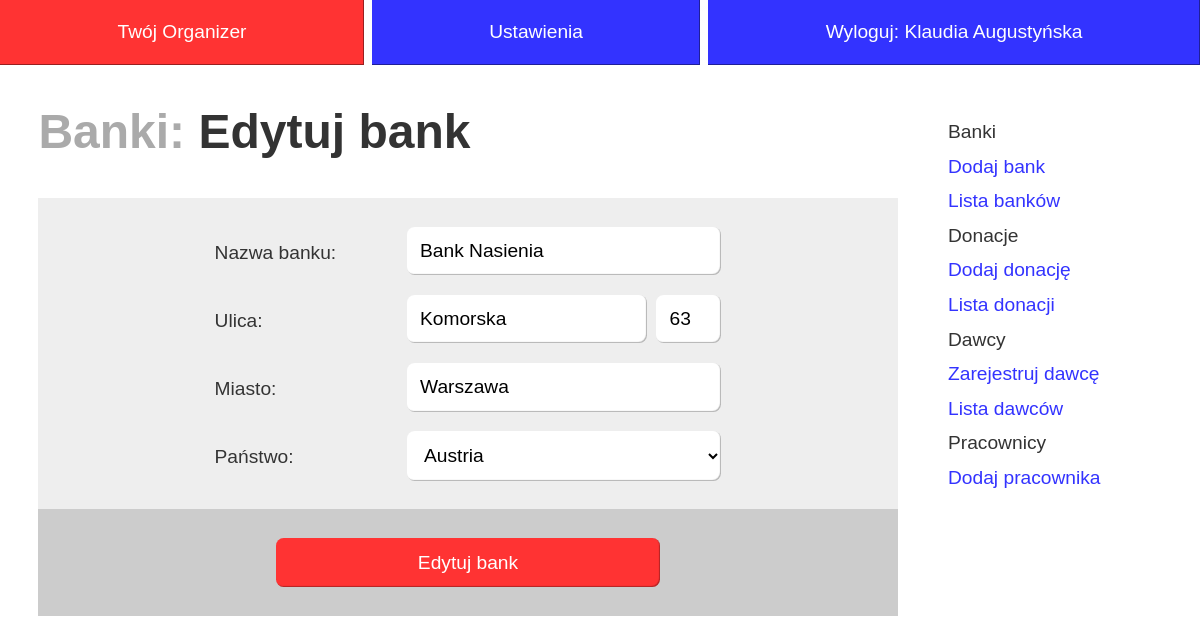
Screenshot of /index.php?org=banki&metoda=edytuj&co=1 (signed in) with the database file from the repository.
### tables this page shows
CREATE TABLE IF NOT EXISTS `banki` (
  `id` int(11) NOT NULL AUTO_INCREMENT,
  `nazwa` varchar(100) NOT NULL,
  `adres_id` int(11) NOT NULL,
  PRIMARY KEY (`id`),
  UNIQUE KEY `adres_id` (`adres_id`)
);

CREATE TABLE IF NOT EXISTS `adresy` (
  `id` int(11) NOT NULL AUTO_INCREMENT,
  `ulica` varchar(100) DEFAULT NULL,
  `numer` varchar(10) DEFAULT NULL,
  `miasto` varchar(50) DEFAULT NULL,
  `panstwo_id` int(11) DEFAULT NULL,
  PRIMARY KEY (`id`),
  KEY `panstwo_id` (`panstwo_id`)
);

CREATE TABLE IF NOT EXISTS `panstwa` (
  `id` int(11) NOT NULL AUTO_INCREMENT,
  `panstwo` varchar(100) NOT NULL,
  PRIMARY KEY (`id`)
);

CREATE TABLE IF NOT EXISTS `menu` (
  `id` int(11) NOT NULL AUTO_INCREMENT,
  `parent_id` int(11) NOT NULL DEFAULT '0',
  `typ` int(11) NOT NULL,
  `naglowek` tinyint(1) NOT NULL DEFAULT '1',
  `opcja_id` int(11) DEFAULT NULL,
  `adres` varchar(200) DEFAULT NULL,
  `etykieta` varchar(100) NOT NULL,
  PRIMARY KEY (`id`),
  UNIQUE KEY `opcja_id` (`opcja_id`)
);

### src/banki.php (called while the page is built, shortened)
<?php
class Banki {
	static public function Get($id) {
		global $mysqli;
		$result = $mysqli->query("
			SELECT banki.id, nazwa, ulica, numer, miasto, panstwo, panstwo_id
			FROM banki
			JOIN adresy ON banki.adres_id = adresy.id
			LEFT JOIN panstwa ON adresy.panstwo_id = panstwa.id
			WHERE banki.id = '$id'"
		);
		if ($result->num_rows > 0) {
			return $result->fetch_assoc();
		}
		return NULL;
	}
}
?>

### src/panstwa.php (called while the page is built, shortened)
<?php
class Panstwa {
	static public function GetAll() {
		global $mysqli;
		$result = $mysqli->query("
			SELECT *
			FROM panstwa
		");
		if ($result->num_rows > 0) {
			$tablica  = array();
			while ($row = $result->fetch_assoc())
				$tablica[] = $row;
			return $tablica;
		}
		return NULL;
	}
}
?>

### pages/org/banki-edytuj.php (the view, shortened to what this page needs)
<article>
	<h1><i>Banki:</i> Edytuj bank</h1>
<?php
include("src/panstwa.php");
$b = Banki::Get( $_GET['co'] );
?>
	<form method="post" action="" class="form">
		<fieldset>
			<div>
				<label for="nazwa">
					Nazwa banku:
				</label>
					<input type="text" name="nazwa" id="nazwa" value="<?=$b['nazwa'];?>" />
			</div>
			<div>
				<label for="ulica">
					Ulica:
				</label>
					<input type="text" name="ulica" id="ulica" value="<?=$b['ulica'];?>" />
					<input type="text" name="numer" id="numer"  value="<?=$b['numer'];?>" />
			</div>
			<div>
				<label for="miasto">
					Miasto:
				</label>
					<input type="text" name="miasto" id="miasto" value="<?=$b['miasto'];?>" />
			</div>
			<div>
				<label for="panstwo">
					Państwo:
				</label>
					<select name="panstwo" id="panstwo">
					<?php
						$panstwa = Panstwa::GetAll();
						foreach ($panstwa as $p) {
							print '<option value="' . $p['id'] . '"';
							if (strcmp($b['panstwo_id'], $p['id']) == 0)
								print " selected";
							print '>' . $p['panstwo'] . '</option>';
						}
					?>
					</select>
			</div>
		</fieldset>
		<div class="button">
		<input type="submit" name="edytujbank" value="Edytuj bank" />
		</div>
	</form>
</article>

### src/menu.php (shortened to what this page needs)
<?php
class Menu {
	static public function Generuj($user, $typ, $parent = 0) {
		global $mysqli;
		$result = $mysqli->query("
			SELECT *
			FROM menu
			WHERE
				parent_id = $parent
				AND typ = $typ
		");
		if ($result->num_rows > 0) {
			$tablica  = array();
			while ($row = $result->fetch_assoc()) {
				if ($row['naglowek'] == 0) {
					if (!Uzytkownicy::SprawdzOpcje($user, $row['opcja_id']))
						continue;
					print "<li><a href=\"$row[adres]\">$row[etykieta]</a></li>";
				}
				else
					print "<li>$row[etykieta] ";
				self::Generuj($user, $typ, $row['id']);
				print "</li>";
			}
			return $tablica;
		}
	}
}
?>

### style.css (style rules this page uses)
* { margin:0; padding:0 }
a { text-decoration:none }
html { font-family: sans-serif; font-size: 1.2em; line-height: 1.8em;color:#333;overflow-y:scroll }
#content article { display:block;padding:2em; padding-top:0 }
#content h1 { font-size: 2.5em; margin-bottom:1em }
#content h1 i { font-style:normal; color: #aaa; }
#content a { color:#3333ff; }
.form { border:0;background: #eee; }
.form fieldset { border:0;text-align:left;padding:1.5em;margin:auto;width:26.4em }
.form fieldset > div { margin-bottom:1em; }
.form fieldset > div:last-child { margin:0 }
.form fieldset > div::after { content:" ";display:block;clear:both }
.form input[type=text],.form select,.form input[type=email],.form input[type=password] { background:#fff; border:0; font-size: 1em; padding: .7em;width:15em;float:left;box-shadow:inset -1px -1px 1px rgba(0,0,0,.3);border-radius:.4em }
.form select { width:16.4em }
.form fieldset > div > label,.form .label { width:10em;float:left;padding-top:.5em }
.form input[type=submit] , .submit { background:#ff3333;color:#fff;border:0; font-size: 1em; padding: .7em;margin:auto;width:20em;cursor:pointer; box-shadow:inset -1px -1px 1px rgba(0,0,0,.3);border-radius:.4em }
.form .button { padding:1.5em;background:#ccc;text-align:center }
#ulica { width:11.1em;margin-right:.5em }
#numer { width:2em }
.menu3 li { list-style:none }

### rows the page displays
banki: nazwa "Bank Nasienia", ulica "Komorska", numer "63", miasto "Warszawa"
adresy: panstwo "Austria"
menu: etykieta "Banki"
menu: etykieta "Dodaj bank"
menu: etykieta "Lista banków"
menu: etykieta "Donacje"
menu: etykieta "Dodaj donację"
menu: etykieta "Lista donacji"
menu: etykieta "Dawcy"
menu: etykieta "Zarejestruj dawcę"
menu: etykieta "Lista dawców"
menu: etykieta "Pracownicy"
menu: etykieta "Dodaj pracownika"

### other values shown
$_SESSION['user']->imie "Klaudia"
$_SESSION['user']->nazwisko "Augustyńska"
